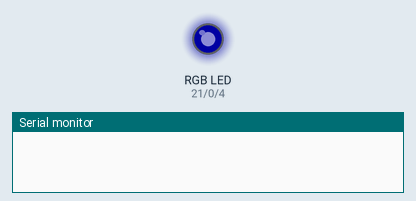
This sketch was run on a simulated ESP32. On the bench: an RGB LED mixed from three pins (HIGH = lit), the last lines printed to the serial monitor. Dim RGB values are drawn brighter than linear; WiFi joins after 1.5 s; servers stay silent unless stated.

Above: at 0.1 s.
At 0.7 s:
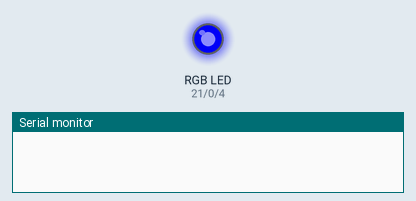
At 1.6 s:
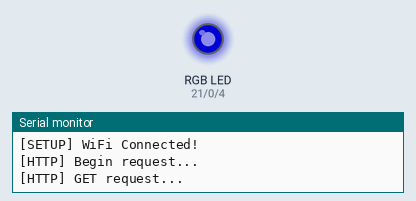
At 2.34 s:
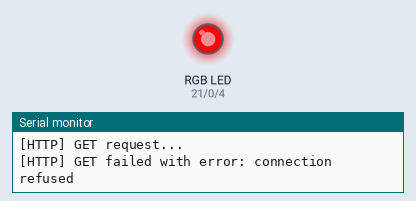
Timing chart, 0 to 40.0 s (numbered marks = the images above):
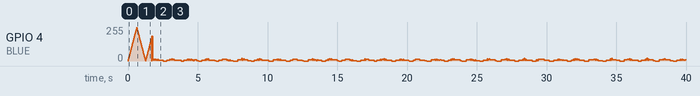

The sketch:

main.ino
```cpp
#include <Arduino.h>
#include <WiFi.h>
#include <WifiMulti.h>
#include <HTTPClient.h>

#define RED 21
#define GREEN 0
#define BLUE 4


int blue_led_value = 0;
char led_increasing = 1;

hw_timer_t *led_fade_timer = NULL;
WiFiMulti wifiMulti;

void IRAM_ATTR onFadeTimer() {
  if(led_increasing == 1) {
    blue_led_value += 4;
  } else {
    blue_led_value -= 4;
  }
  if(blue_led_value == 252) led_increasing = 0;
  if(blue_led_value == 0) led_increasing = 1;
  analogWrite(BLUE, blue_led_value);
}

void setup() {
  pinMode(RED, OUTPUT);
  pinMode(GREEN, OUTPUT);
  pinMode(BLUE, OUTPUT);
  digitalWrite(RED, LOW);
  digitalWrite(GREEN, LOW);
  digitalWrite(BLUE, LOW);

  led_fade_timer = timerBegin(1000000);
  timerAttachInterrupt(led_fade_timer, &onFadeTimer);
  timerAlarm(led_fade_timer, 10000, true, 0);

  Serial.begin(115200);
  Serial.println();
  Serial.println();
  Serial.println();

  wifiMulti.addAP("Hoot", "nutmegroberts");
  wifiMulti.addAP("NSA", "13371952");

  while(wifiMulti.run() != WL_CONNECTED) {
    Serial.println("[SETUP] Waiting for WiFi connection...");
    delay(1000);
  }
  Serial.println("[SETUP] WiFi Connected!\n");

  if(wifiMulti.run() == WL_CONNECTED) {
    HTTPClient http;

    Serial.println("[HTTP] Begin request...");
    http.begin("http://example.com/index.html");

    Serial.println("[HTTP] GET request...");
    int http_code = http.GET();

    if(http_code > 0) {
      Serial.printf("[HTTP] Response Code: %d\n\n", http_code);
      timerStop(led_fade_timer);

      if(http_code == HTTP_CODE_OK) {
        digitalWrite(GREEN, HIGH);
      } else {
        digitalWrite(RED, HIGH);
      }
    } else {
      Serial.printf("[HTTP] GET failed with error: %s\n", http.errorToString(http_code).c_str());
      digitalWrite(RED, HIGH);
    }

    http.end();
  }
}

void loop() {
  analogWrite(BLUE, LOW);
}
```
